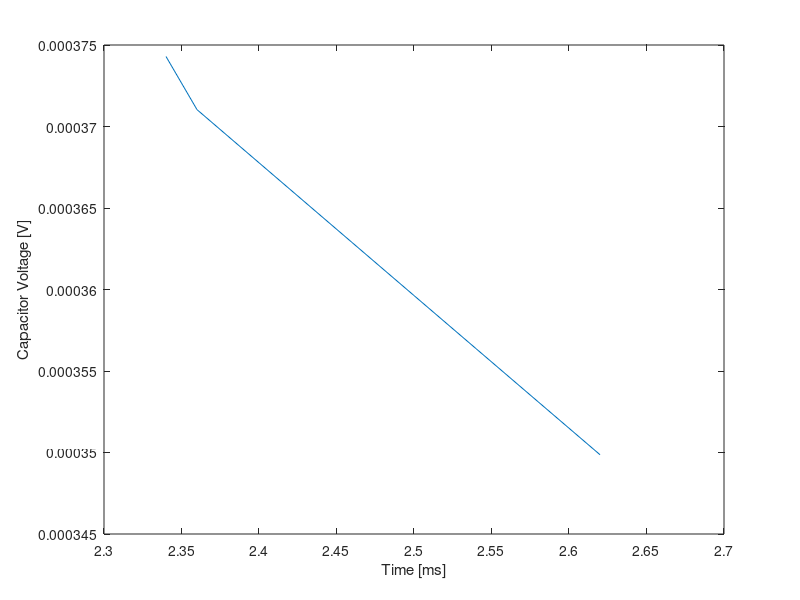

This chart was generated by the following MATLAB code:
%Initial values
RS = 51000;
RF = 10000;
VS = 4;
t0 = 4.5;
C = 0.0047;
T = RS*C;

% Points
t = [-0.18, -0.14, -0.12, -0.10, -0.08, -0.06, -0.04, -0.02, 0.00, 0.02, 0.04, 0.06, 0.08, 0.10, 0.12];
t2 = [2.34, 2.36, 2.38, 2.40, 2.42, 2.44, 2.46, 2.48, 2.50, 2.52, 2.54, 2.56, 2.58, 2.60, 2.62];
vRF_points = [0.00, 0.32, 0.60, 0.88, 1.12, 1.36, 1.56, 1.72, 1.92, 2.08, 2.20, 2.32, 2.48, 2.56, 2.68];
vRF_points2 = [3.72, 3.44, 3.16, 2.88, 2.64, 2.40, 2.20, 2.04, 1.88, 1.72, 1.56, 1.48, 1.32, 1.20, 1.12];

% Equations
v = VS * exp(-(t-t0)/T) .* (t-t0);
it = -(VS/RS) * exp(-(t-t0)/T) .* (t-t0);

% Plotting Pt1 (Note: plot one at a time -_-)
% figure, hold on
% plot(t, vRF_points);
% plot(t, v)

% Plotting Pt2 (Note: plot one at a time -_-)
% plot(t2, vRF_points2)
plot(t2, it)

% Axis labels
xlabel('Time [ms]')
ylabel('Capacitor Voltage [V]')
